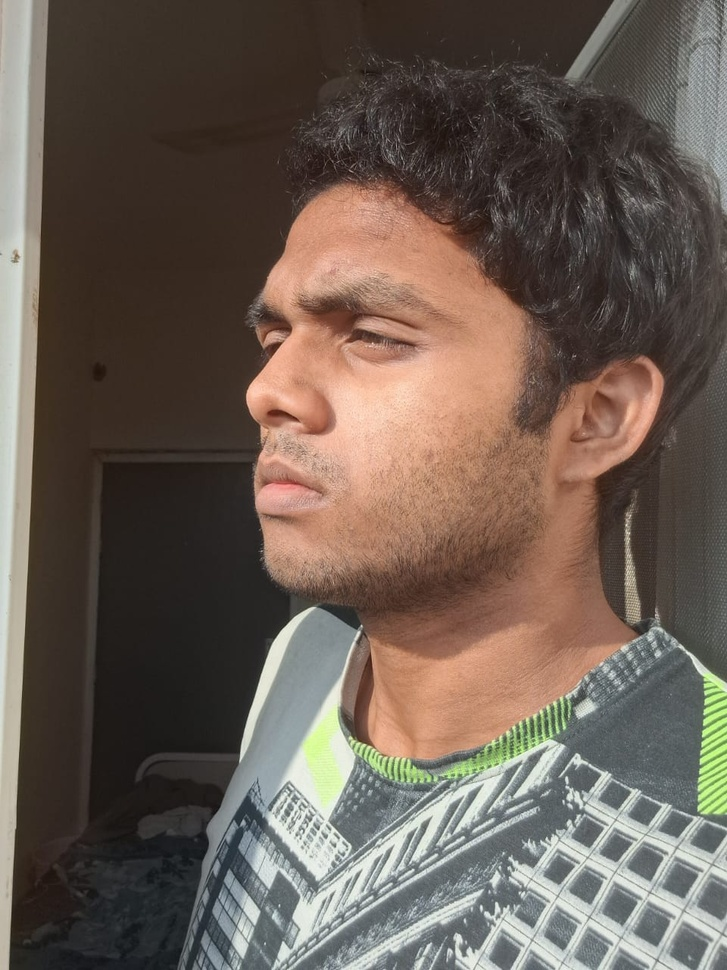
#> input picture data/raw/abhinav/WhatsApp Image 2025-10-20 at 18.27.55 (1).jpeg, 727 x 970 px, shrunk from 960 x 1280 before the run, given in place of the camera
$ python test_faces.py
#> lines starting #> are read from the running program, lines starting #| are printed output that depends on the picture; after the words box and inside, x2 and y2 are one past the last pixel; in counts of white or black regions, pixels touching at a corner belong together
import cv2

CASCADE = cv2.CascadeClassifier(cv2.data.haarcascades + "haarcascade_frontalface_default.xml")
cap = cv2.VideoCapture(0)
while True:
    ret, frame = cap.read()
#> frame is the input picture: shape (970, 727, 3); mean B, G, R 83.8, 93.7, 107.1
    if not ret:
        break

    # Rotate the frame to fix orientation
    frame = cv2.rotate(frame, cv2.ROTATE_90_CLOCKWISE)
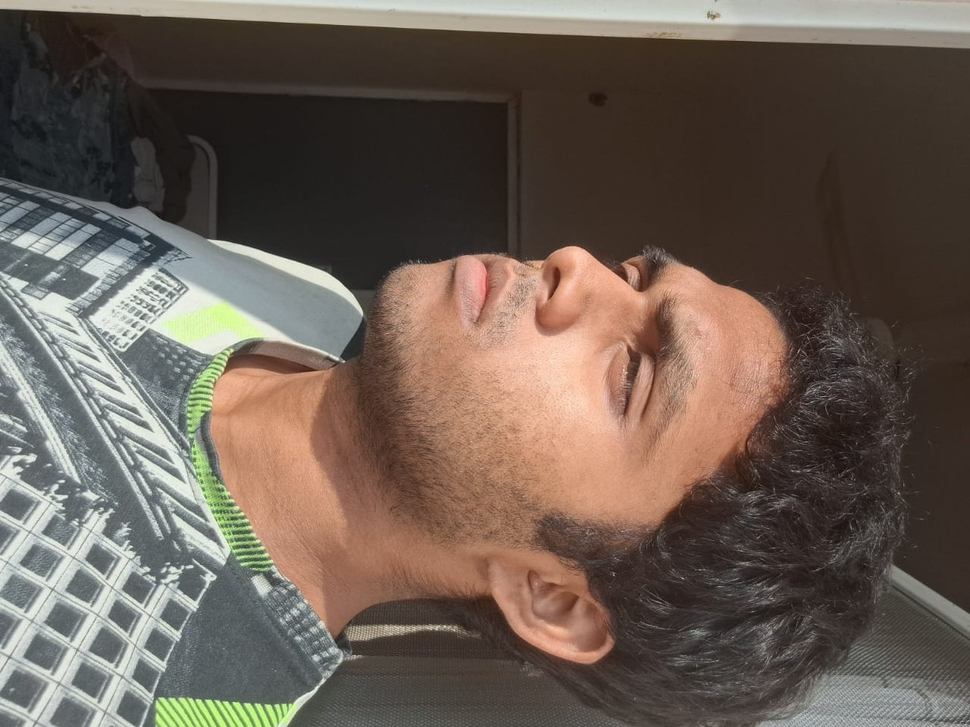
#> frame: shape (727, 970, 3); mean B, G, R 83.8, 93.7, 107.1

    gray = cv2.cvtColor(frame, cv2.COLOR_BGR2GRAY)
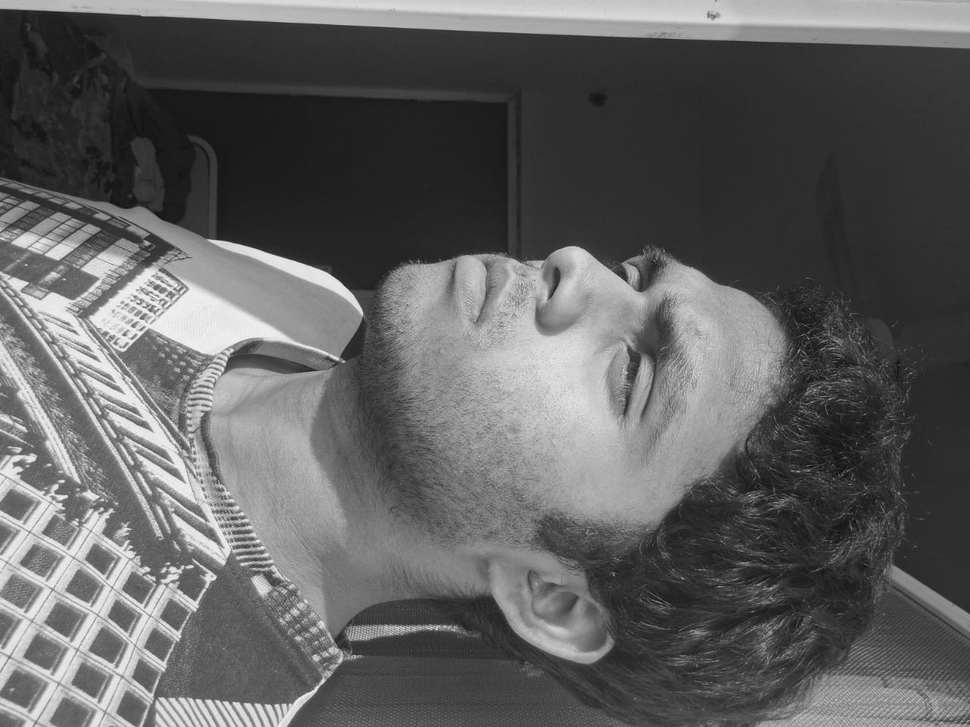
#> gray: shape (727, 970); min 13, max 248, mean 96.6
    faces = CASCADE.detectMultiScale(gray, 1.1, 5)
#> faces = [[80, 264, 291, 291]]
    for (x, y, w, h) in faces:
        cv2.rectangle(frame, (x, y), (x + w, y + h), (0, 255, 0), 2)
#> this loop made 1 pass
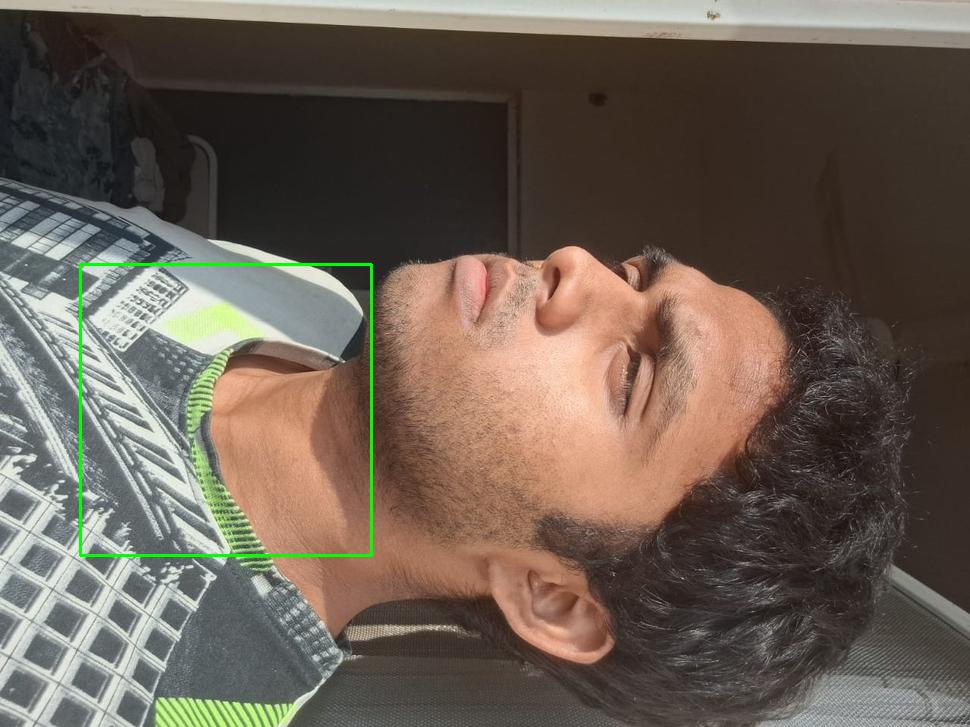
#> frame: shape (727, 970, 3); 0.49% of pixels changed, all inside (x1, y1, x2, y2) = (79, 263, 373, 557)
    cv2.imshow("Face Detection Test", frame)
    if cv2.waitKey(1) & 0xFF == ord('q'):
#> (key q is pressed here)
        break
    gray = cv2.cvtColor(frame, cv2.COLOR_BGR2GRAY)
    faces = CASCADE.detectMultiScale(gray, 1.1, 5)
    for (x, y, w, h) in faces:
        cv2.rectangle(frame, (x, y), (x + w, y + h), (0, 255, 0), 2)
    cv2.imshow("Face Detection Test", frame)
    if cv2.waitKey(1) & 0xFF == ord('q'):
        break

cap.release()
cv2.destroyAllWindows()

$ run again, on data/raw/abhinav/WhatsApp Image 2025-10-20 at 18.27.55 (2).jpeg
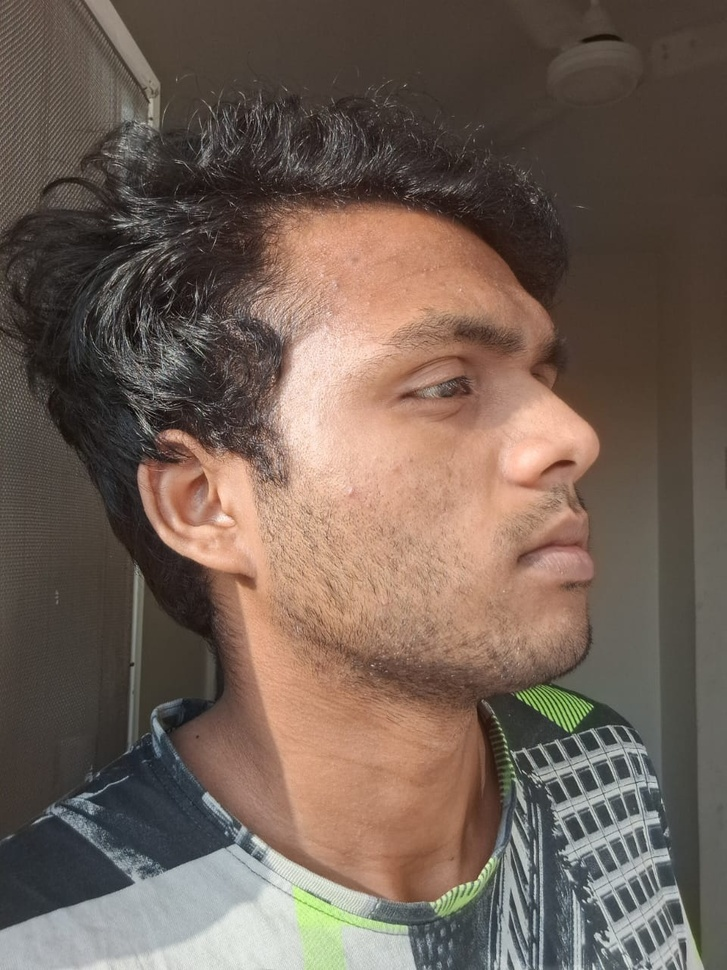
#> input picture data/raw/abhinav/WhatsApp Image 2025-10-20 at 18.27.55 (2).jpeg, 727 x 970 px, shrunk from 960 x 1280 before the run, given in place of the camera
#> frame is the input picture: shape (970, 727, 3); mean B, G, R 85.5, 96.5, 113.4
#> `frame = cv2.rotate(frame, cv2.ROTATE_90_CLOCKWISE)`:
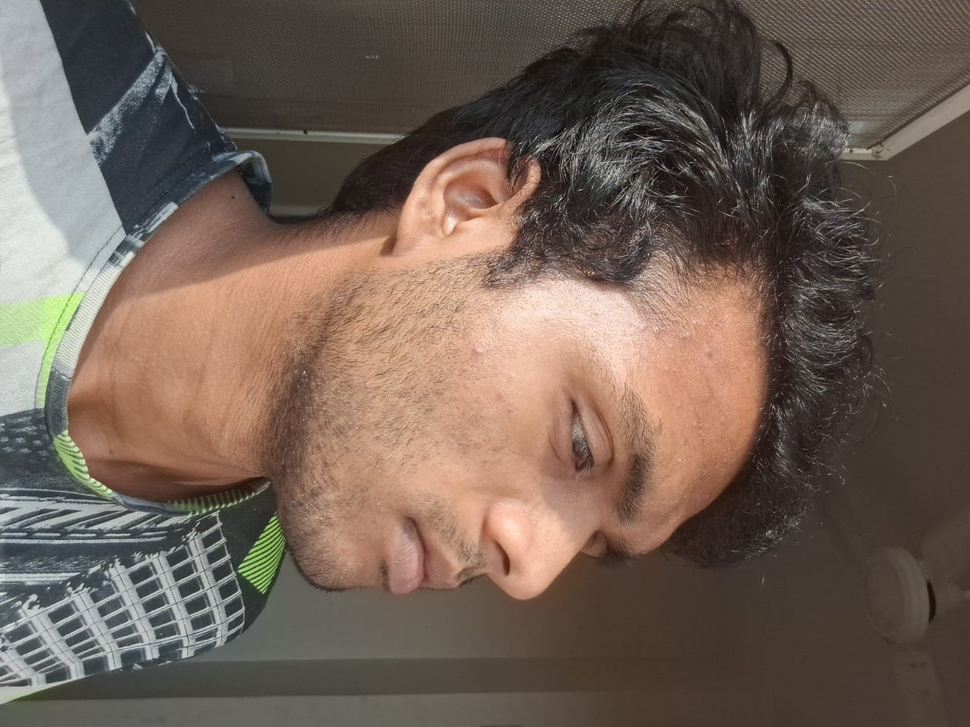
#> frame: shape (727, 970, 3); mean B, G, R 85.5, 96.5, 113.4
#> `gray = cv2.cvtColor(frame, cv2.COLOR_BGR2GRAY)`:
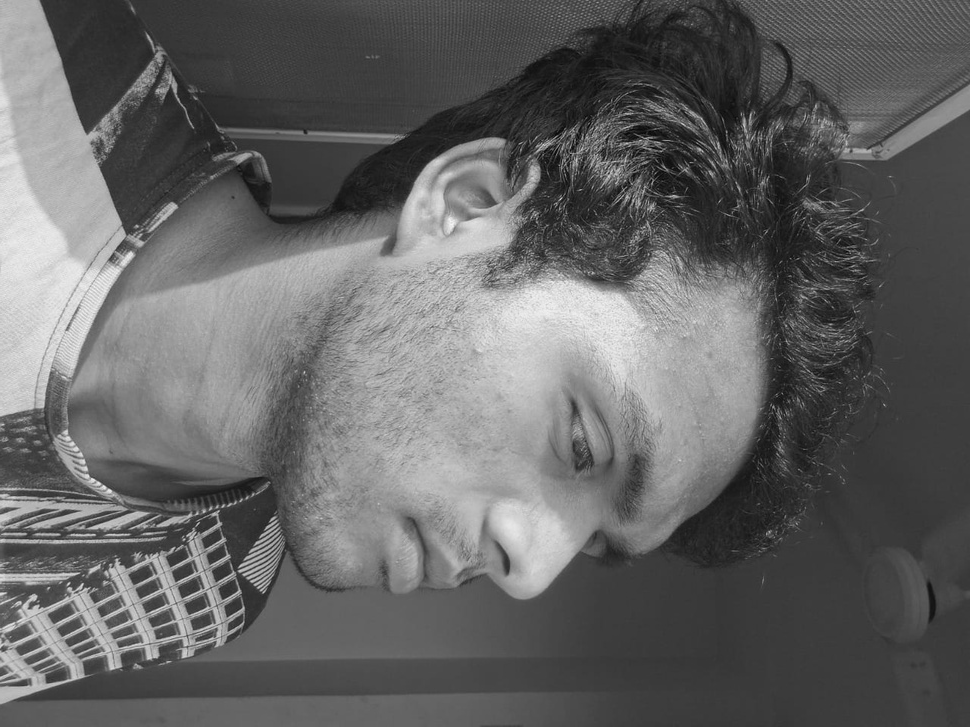
#> gray: shape (727, 970); min 1, max 246, mean 100.3
#> faces = ()

$ run again, on data/raw/abhinav/WhatsApp Image 2025-10-20 at 18.27.55 (3).jpeg
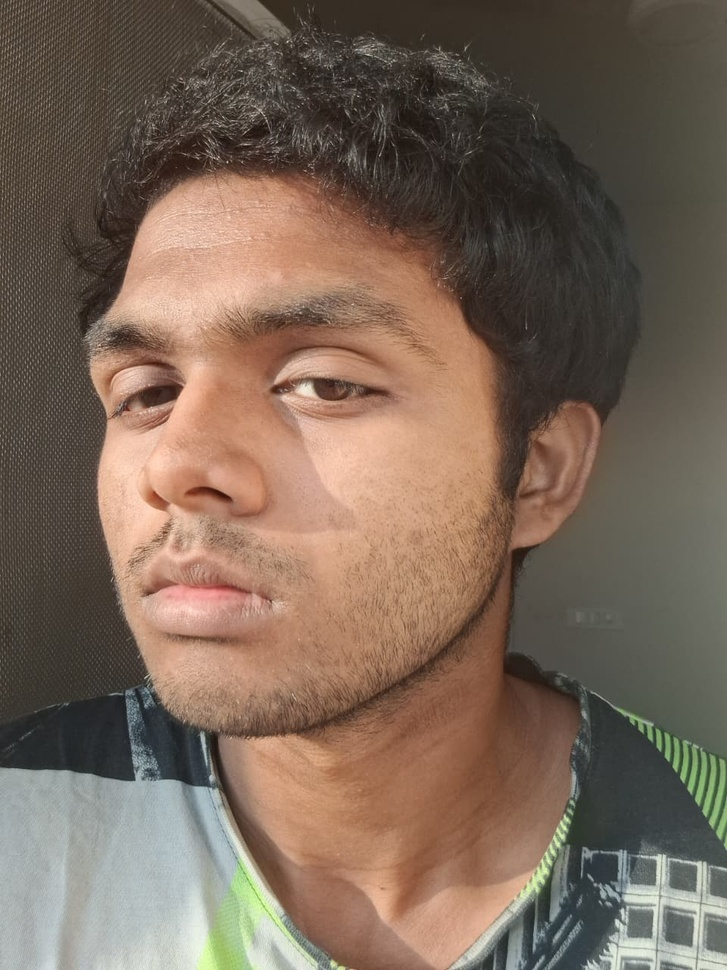
#> input picture data/raw/abhinav/WhatsApp Image 2025-10-20 at 18.27.55 (3).jpeg, 727 x 970 px, shrunk from 960 x 1280 before the run, given in place of the camera
#> frame is the input picture: shape (970, 727, 3); mean B, G, R 88.4, 103.1, 122.2
#> `gray = cv2.cvtColor(frame, cv2.COLOR_BGR2GRAY)`:
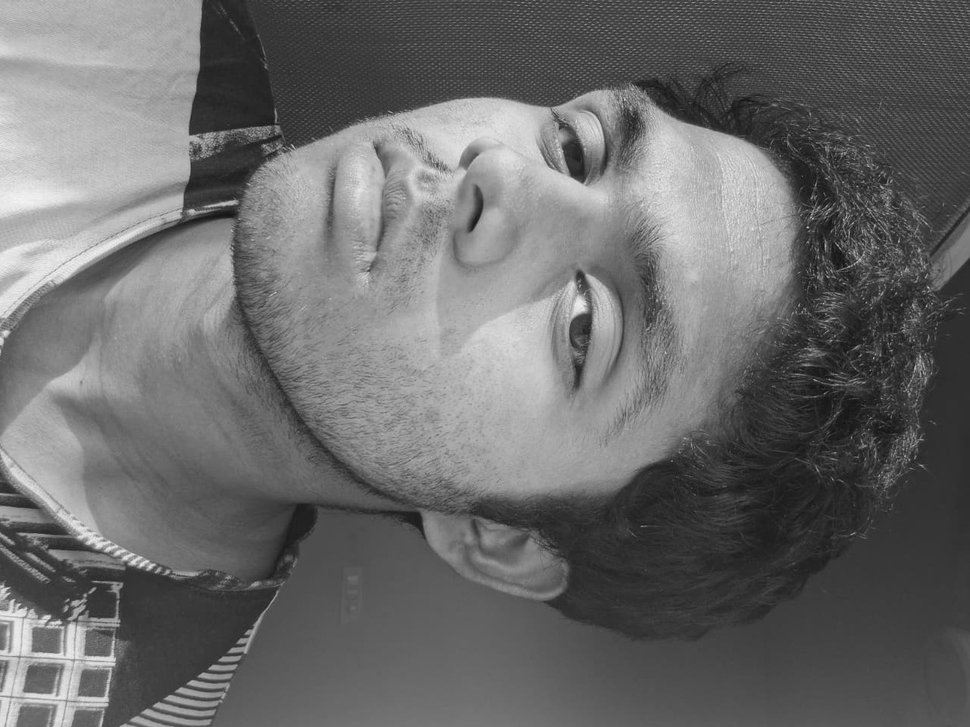
#> gray: shape (727, 970); min 9, max 245, mean 107.1
#> faces = [[333, 160, 55, 55]]
#> the loop `for (x, y, w, h) in faces:` made 1 pass
#> after the loop `for (x, y, w, h) in faces:`:
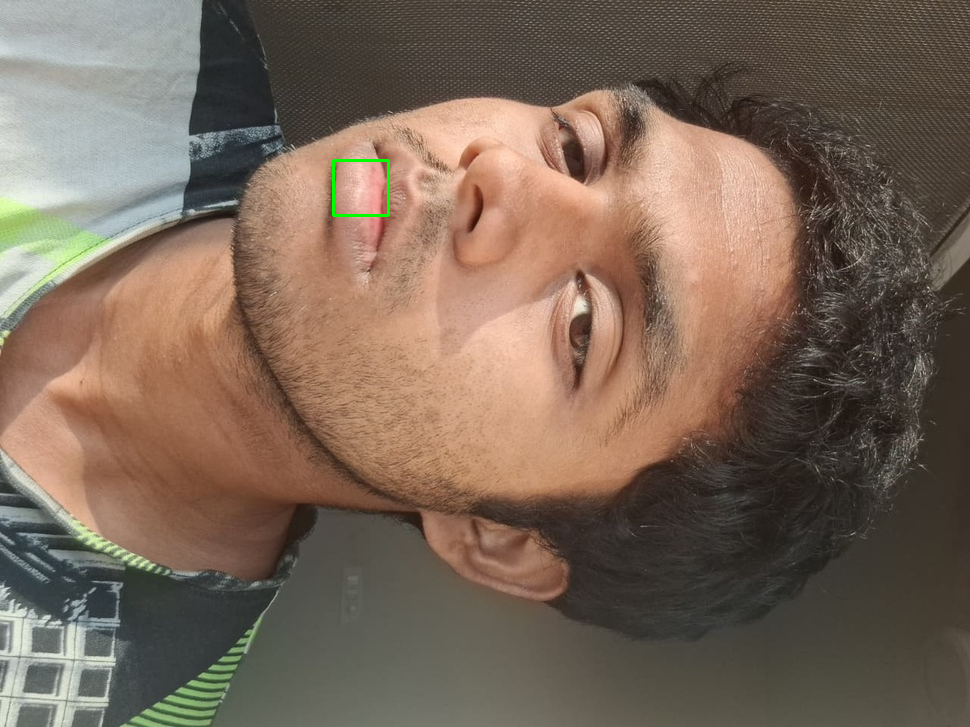
#> frame: shape (727, 970, 3); mean B, G, R 88.3, 103.2, 122.1

$ run again, on data/raw/abhinav/WhatsApp Image 2025-10-20 at 18.27.55 (6).jpeg
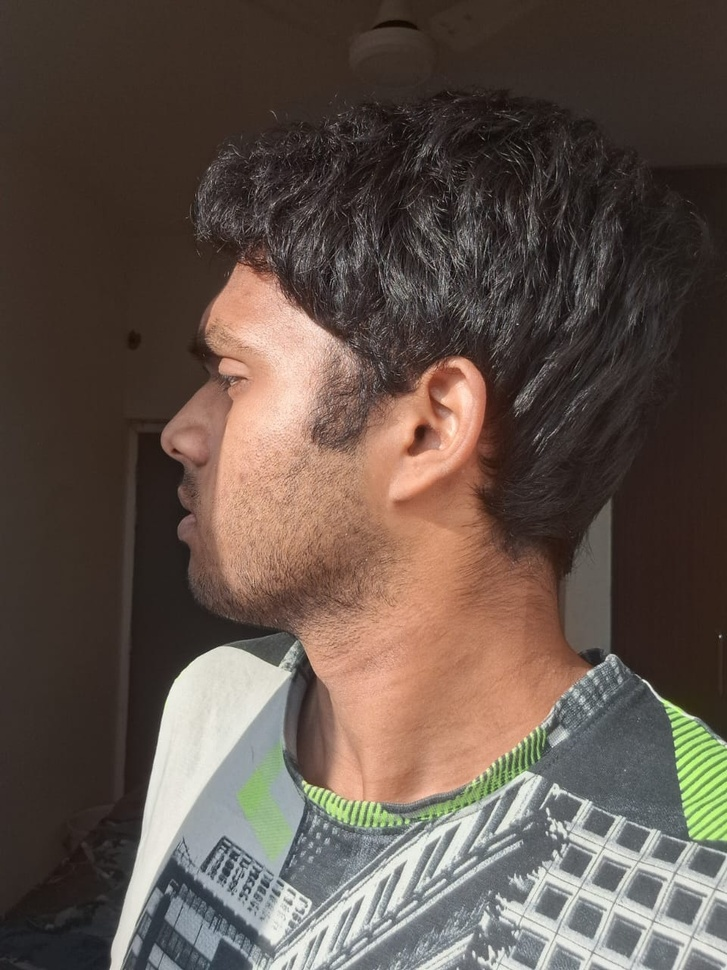
#> input picture data/raw/abhinav/WhatsApp Image 2025-10-20 at 18.27.55 (6).jpeg, 727 x 970 px, shrunk from 960 x 1280 before the run, given in place of the camera
#> frame is the input picture: shape (970, 727, 3); mean B, G, R 74.8, 83.5, 97.7
#> `frame = cv2.rotate(frame, cv2.ROTATE_90_CLOCKWISE)`:
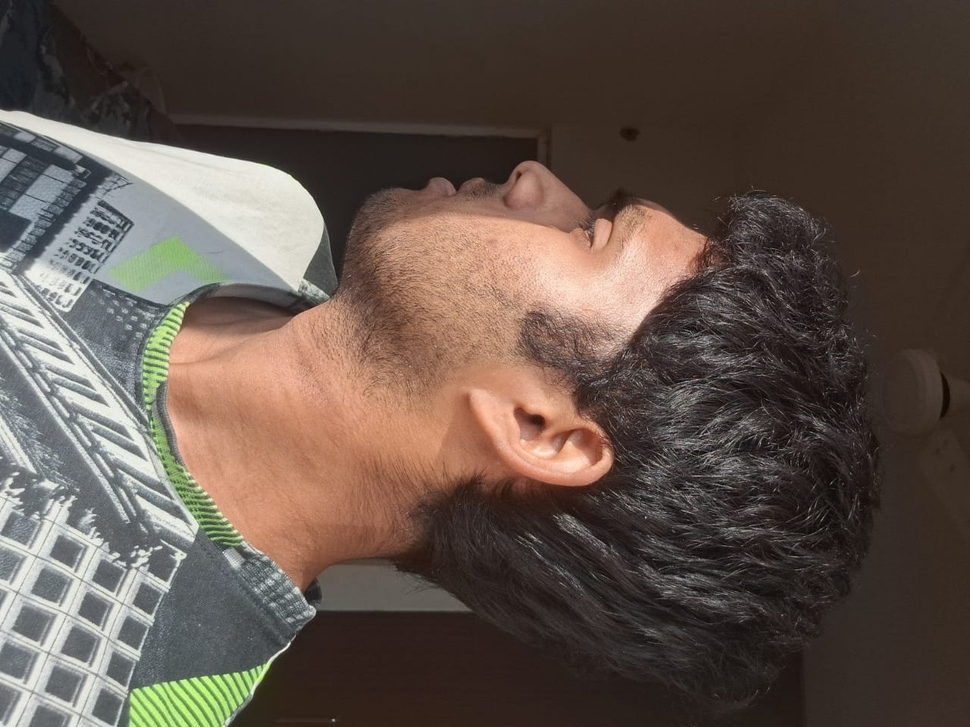
#> frame: shape (727, 970, 3); mean B, G, R 74.8, 83.5, 97.7
#> `gray = cv2.cvtColor(frame, cv2.COLOR_BGR2GRAY)`:
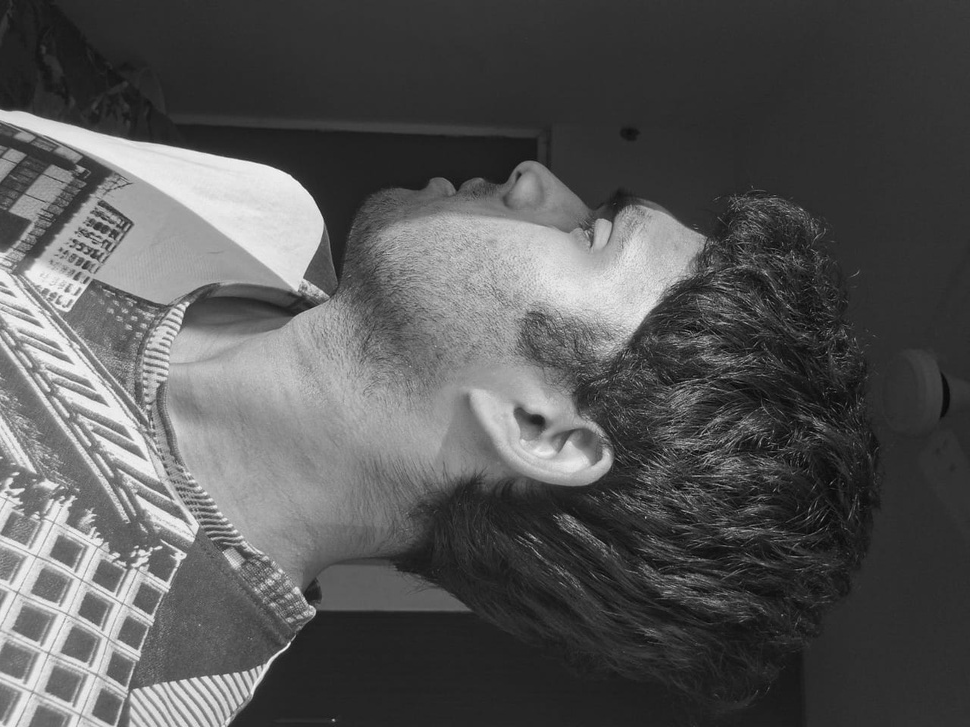
#> gray: shape (727, 970); min 1, max 248, mean 86.8
#> faces = ()
